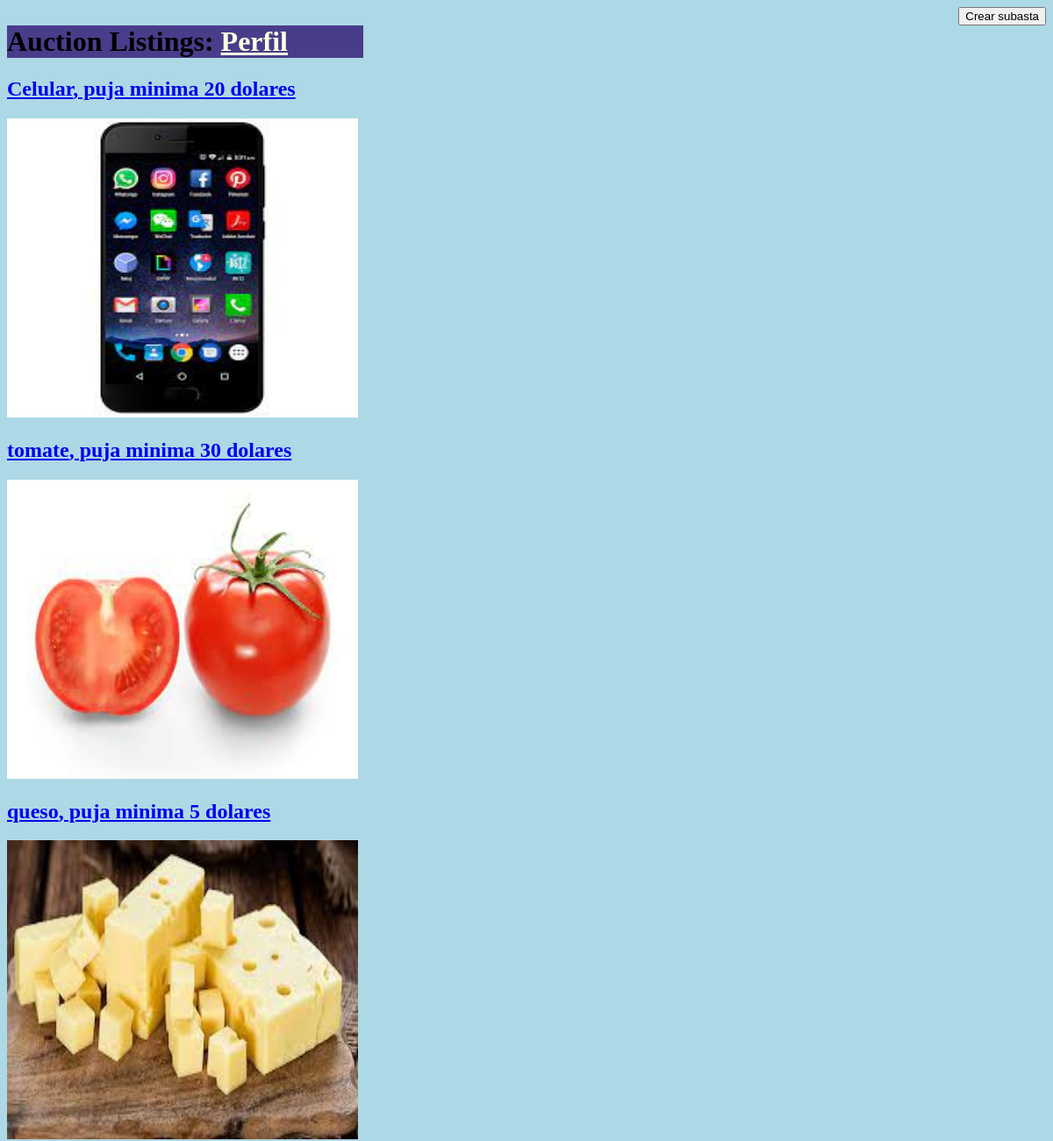
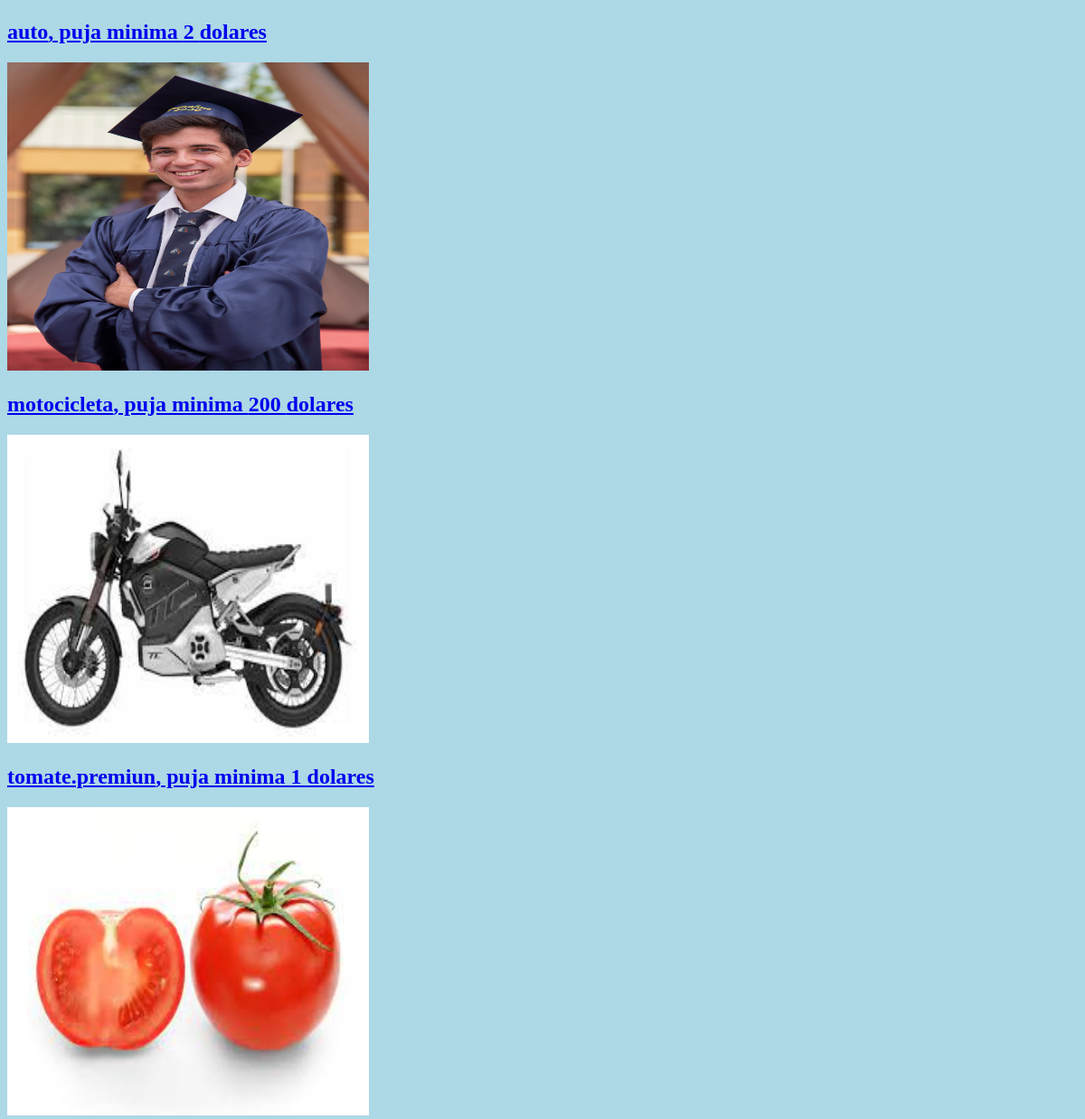
Page /listing (signed in) on the committed database (2 pictures, top to bottom).
### listing/models.py (models this page shows, shortened)
class Listing(models.Model):
    title = models.CharField(max_length=64, )
    description = models.CharField(max_length=64)
    starting = models.IntegerField()
    imagen = models.ImageField(null=True, blank=True)
    comentarios = models.CharField(max_length=300, null=True)

### listing/views.py (the view)
# urls.py: path("", views.index, name="index"),
@login_required(login_url='login')
def index(request):
    return render(request, "listing/index.html", {
        "listing": Listing.objects.all()
    })

### listing/templates/listing/index.html
{% extends "listing/layout.html" %}
{% block body %}
<div style="float: left">
    <h1> Auction Listings:   <a style="color: lightyellow" href='http://127.0.0.1:8000/' >Perfil</a>              </h1>
        {% for listing in listing %}
    <a href="{% url 'listing:listing' listing.id %}">
        <h2>{{ listing.title }}, puja minima {{ listing.starting }} dolares </h2>
            <img src="images/{{ listing.imagen }}", width="400"
                 height="341"> </a>
        {% endfor %}
</div>
<div style="float: right" >
    <button > Crear subasta</button>
</div>
{% endblock %}

### listing/templates/listing/layout.html (shortened to what this page needs)
{% load static %}
<!DOCTYPE html>
<html lang="en">
<head>
    <link rel="stylesheet" href="../../../static/listing/styles.css">
</head>
<body>
{% block body %}
{% endblock %}
</body>
</html>

### static/listing/styles.css (style rules this page uses)
body { color: black; background-color: lightblue; }
h1 { background-color: darkslateblue; }

### rows in the picture
Listing: title "Celular", starting "20", imagen (picture)
Listing: title "tomate", starting "30", imagen (picture)
Listing: title "queso", starting "5", imagen (picture)
Listing: title "auto", starting "2", imagen (picture)
Listing: title "motocicleta", starting "200", imagen (picture)
Listing: title "tomate.premiun", starting "1", imagen (picture)
